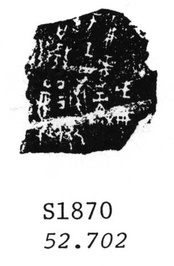
#> input picture questions_1/img/w01870.jpg, 174 x 266 px, shrunk from 304 x 465 before the run
$ jupyter execute draft_questions1.ipynb   (shell and % lines are left out)
#> lines starting #> are read from the running program, lines starting #| are printed output that depends on the picture; after the words box and inside, x2 and y2 are one past the last pixel; in counts of white or black regions, pixels touching at a corner belong together
[cell 1]
import cv2
import numpy as np
import matplotlib.pyplot as plt

[cell 2]
class FeatureExtract:
    def __init__(self,kernel = np.ones((2,2),dtype=np.int8), thresh = 100):
        self.kernel = kernel
        self.thresh = thresh
        print('init FeatureExtract')

    def get_feature(self, img):

        gray = cv2.cvtColor(img, cv2.COLOR_BGR2GRAY)
        #开运算
        opening1 = cv2.morphologyEx(gray.copy(),cv2.MORPH_OPEN,self.kernel, iterations=1)
        # 闭运算
        closing1 = cv2.morphologyEx(opening1.copy(), cv2.MORPH_CLOSE, self.kernel,iterations=1)

        #膨胀
        dilation = cv2.dilate(closing1,self.kernel,iterations = 1)
        #高斯滤波
        gaussian = cv2.GaussianBlur(dilation,(3,3),0)#高斯滤波，参数：1.原图像，2.卷积核大小，3.x方向标准差


        #腐蚀
        erosion = cv2.erode(gaussian,self.kernel,iterations = 1)
        #开运算
        opening = cv2.morphologyEx(erosion,cv2.MORPH_OPEN,self.kernel, iterations=1)
        # ret是阈值，thresh1是二值化后的图像
        _,thresh1 = cv2.threshold(opening,self.thresh,255,cv2.THRESH_BINARY)
        #转换为三通道
        thresh1 = cv2.cvtColor(thresh1,cv2.COLOR_GRAY2BGR)

        return thresh1

[cell 3]
img1 = cv2.imread('./img/w01870.jpg')
#> img1 is the input picture: shape (266, 174, 3); min 0, max 255, mean 183
img2 = cv2.imread('./img/w01637.jpg')
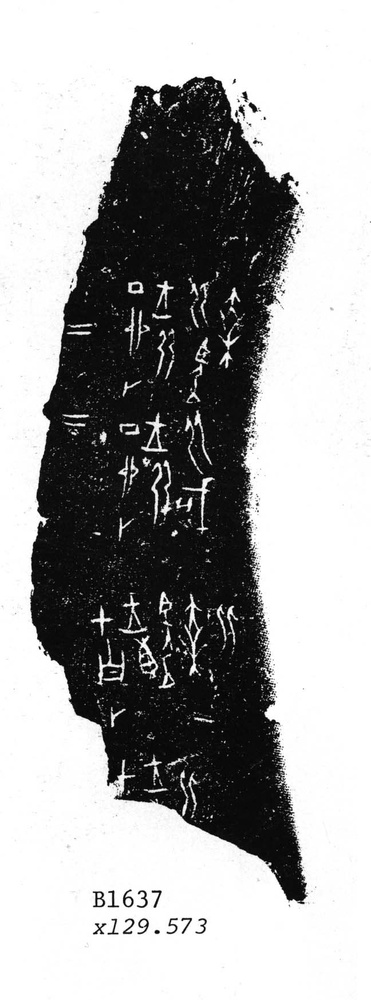
#> input picture questions_1/img/w01637.jpg, 371 x 1000 px, shrunk from 648 x 1745 before the run
#> img2 is the input picture: shape (1000, 371, 3); min 0, max 255, mean 164.6
img3 = cv2.imread('./img/h02060.jpg')
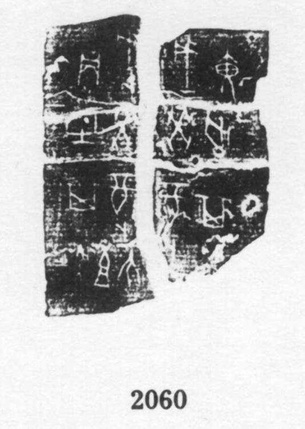
#> input picture questions_1/img/h02060.jpg, 305 x 429 px, shrunk from 533 x 748 before the run
#> img3 is the input picture: shape (429, 305, 3); min 25, max 255, mean 183.7

[cell 4]
feature_extract = FeatureExtract()
feature1 = feature_extract.get_feature(img1)
#> in get_feature, `gaussian = cv2.GaussianBlur(dilation,(3,3),0)#高斯滤波，参数：1.原图像，2.卷积核大小，3...`:
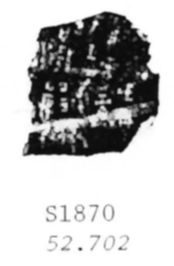
#> gaussian: shape (266, 174); min 9, max 255, mean 189.5
#> in get_feature, `_,thresh1 = cv2.threshold(opening,self.thresh,255,cv2.THRESH_BINARY)`:
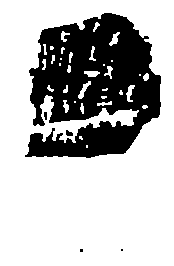
#> thresh1: shape (266, 174); 72.3% white; 5 black regions (2 under 20 px), largest, box (x1, y1, x2, y2) and area: (25, 13, 161, 158) 12767, (66, 130, 73, 136) 31, (44, 112, 47, 120) 21
feature2 = feature_extract.get_feature(img2)
#> in get_feature (call 2), `_,thresh1 = cv2.threshold(opening,self.thresh,255,cv2.THRESH_BINARY)`: thresh1: shape (1000, 371); 63.1% white; 11 black regions (6 under 20 px), largest, box (x1, y1, x2, y2) and area: (35, 81, 310, 907) 136728, (153, 439, 162, 452) 79, (253, 107, 261, 116) 38, (136, 289, 144, 294) 37, (243, 111, 248, 117) 23
feature3 = feature_extract.get_feature(img3)
#> in get_feature (call 3), `opening1 = cv2.morphologyEx(gray.copy(),cv2.MORPH_OPEN,self.kernel, it..`:
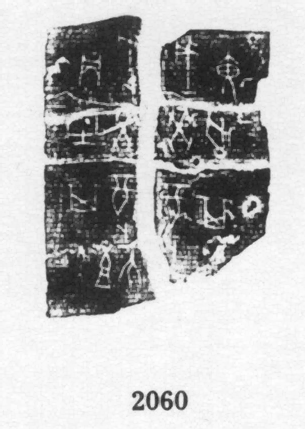
#> opening1: shape (429, 305); min 25, max 254, mean 182
#> in get_feature (call 3), `closing1 = cv2.morphologyEx(opening1.copy(), cv2.MORPH_CLOSE, self.ker..`:
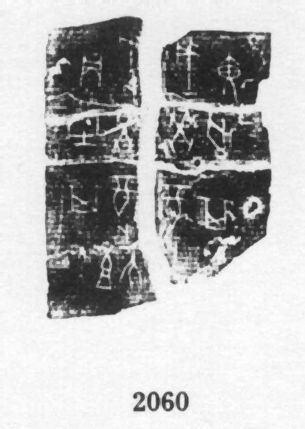
#> closing1: shape (429, 305); min 31, max 254, mean 183
#> in get_feature (call 3), `dilation = cv2.dilate(closing1,self.kernel,iterations = 1)`:
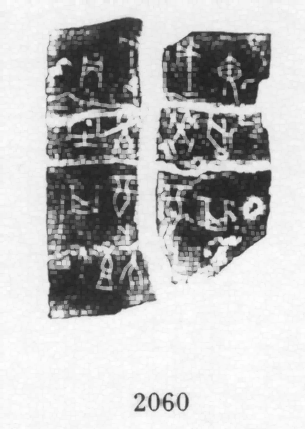
#> dilation: shape (429, 305); min 31, max 254, mean 189.1
#> in get_feature (call 3), `erosion = cv2.erode(gaussian,self.kernel,iterations = 1)`:
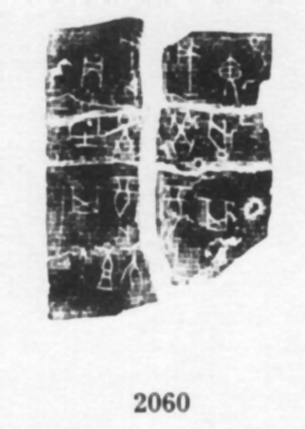
#> erosion: shape (429, 305); min 33, max 254, mean 184
#> in get_feature (call 3), `opening = cv2.morphologyEx(erosion,cv2.MORPH_OPEN,self.kernel, iterati..`:
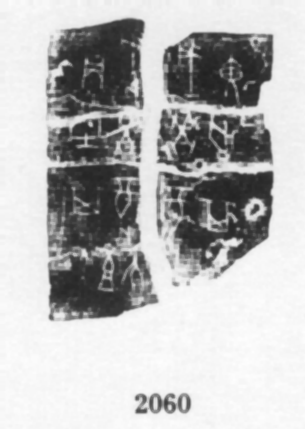
#> opening: shape (429, 305); min 33, max 253, mean 183.6
#> in get_feature (call 3), `_,thresh1 = cv2.threshold(opening,self.thresh,255,cv2.THRESH_BINARY)`:
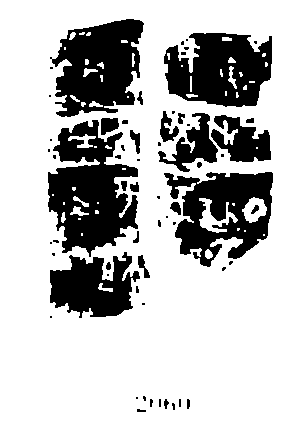
#> thresh1: shape (429, 305); 74.5% white; 61 black regions (36 under 20 px), largest, box (x1, y1, x2, y2) and area: (48, 120, 138, 257) 7270, (50, 19, 144, 117) 6113, (164, 172, 273, 267) 5750
plt.subplot(131)
plt.imshow(feature1,cmap='gray')
plt.subplot(132)
plt.imshow(feature2,cmap='gray')
plt.subplot(133)
plt.imshow(feature3,cmap='gray')
plt.show()
cv2.imwrite('./result/feature1.jpg',feature1)
cv2.imwrite('./result/feature2.jpg',feature2)
cv2.imwrite('./result/feature3.jpg',feature3)
#> Out = True

[cell 5]
#查看图片的像素值
fea =cv2.imread('./result/feature1.jpg')
#> fea: shape (266, 174, 3); min 0, max 255, mean 184.3
fea.shape
#> Out = (266, 174, 3)
